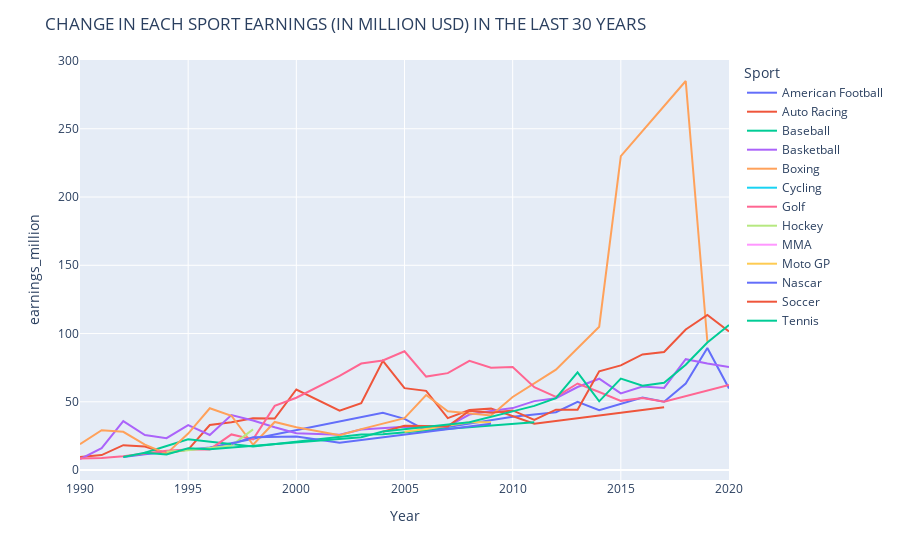

Source (notebook cell):
### Code cell
figi = px.line(agrupado3, x='Year', y='earnings_million', color='Sport')
'''
figi.update_layout(
    legend=dict(
        x=0,
        y=1,
        traceorder="reversed",
        title_font_family="Times New Roman",
        font=dict(
            family="Courier",
            size=12,
            color="black"
        ),
        bgcolor="LightSteelBlue",
        bordercolor="Black",
        borderwidth=2
    )
)
'''
figi.update_layout(title='CHANGE IN EACH SPORT EARNINGS (IN MILLION USD) IN THE LAST 30 YEARS')
figi.show()

### Figure 1 — Plotly figure (JSON) as saved in the notebook; plotly's stock layout.template omitted (floating-point values rounded to 4 significant figures)
{"data": [{"hovertemplate": "Sport=American Football<br>Year=%{x}<br>earnings_million=%{y}<extra></extra>", "legendgroup": "American Football", "line": {"color": "#636efa", "dash": "solid"}, "marker": {"symbol": "circle"}, "mode": "lines", "name": "American Football", "orientation": "v", "showlegend": true, "type": "scatter", "x": [1992, 1993, 1996, 2004, 2005, 2006, 2010, 2012, 2013, 2014, 2016, 2017, 2018, 2019, 2020], "xaxis": "x", "y": [9.5, 11.5, 16.5, 42, 37.5, 29, 39.1, 42.4, 50, 43.8, 53.1, 50, 63.4, 89.4, 59.8], "yaxis": "y"}, {"hovertemplate": "Sport=Auto Racing<br>Year=%{x}<br>earnings_million=%{y}<extra></extra>", "legendgroup": "Auto Racing", "line": {"color": "#EF553B", "dash": "solid"}, "marker": {"symbol": "circle"}, "mode": "lines", "name": "Auto Racing", "orientation": "v", "showlegend": true, "type": "scatter", "x": [1990, 1991, 1992, 1993, 1994, 1995, 1996, 1997, 1998, 1999, 2000, 2002, 2003, 2004, 2005, 2006, 2007, 2008, 2009, 2011, 2017], "xaxis": "x", "y": [9.5, 11, 18.25, 17.25, 12.4, 15, 33, 35, 38, 37.75, 59, 43.5, 49, 80, 60, 58, 38, 44, 45, 34, 46], "yaxis": "y"}, {"hovertemplate": "Sport=Baseball<br>Year=%{x}<br>earnings_million=%{y}<extra></extra>", "legendgroup": "Baseball", "line": {"color": "#00cc96", "dash": "solid"}, "marker": {"symbol": "circle"}, "mode": "lines", "name": "Baseball", "orientation": "v", "showlegend": true, "type": "scatter", "x": [1993, 1995, 1998, 2003, 2004, 2006, 2011], "xaxis": "x", "y": [12.7, 22.5, 17.2, 26, 26.2, 29, 35], "yaxis": "y"}, {"hovertemplate": "Sport=Basketball<br>Year=%{x}<br>earnings_million=%{y}<extra></extra>", "legendgroup": "Basketball", "line": {"color": "#ab63fa", "dash": "solid"}, "marker": {"symbol": "circle"}, "mode": "lines", "name": "Basketball", "orientation": "v", "showlegend": true, "type": "scatter", "x": [1990, 1991, 1992, 1993, 1994, 1995, 1996, 1997, 1998, 1999, 2000, 2002, 2003, 2004, 2005, 2006, 2007, 2008, 2009, 2010, 2011, 2012, 2013, 2014, 2015, 2016, 2017, 2018, 2019, 2020], "xaxis": "x", "y": [8.1, 16, 35.9, 25.6, 23.35, 32.9, 25.7, 40.23, 36.3, 31.33, 27, 25.8, 29.75, 30.68, 31.73, 31, 32, 40.67, 43.33, 45.4, 50.5, 52.65, 60.85, 66.9, 56.17, 61.13, 60.17, 81.2, 78.07, 75.5], "yaxis": "y"}, {"hovertemplate": "Sport=Boxing<br>Year=%{x}<br>earnings_million=%{y}<extra></extra>", "legendgroup": "Boxing", "line": {"color": "#FFA15A", "dash": "solid"}, "marker": {"symbol": "circle"}, "mode": "lines", "name": "Boxing", "orientation": "v", "showlegend": true, "type": "scatter", "x": [1990, 1991, 1992, 1993, 1994, 1995, 1996, 1997, 1998, 1999, 2000, 2002, 2003, 2005, 2006, 2007, 2009, 2010, 2012, 2014, 2015, 2018, 2019], "xaxis": "x", "y": [18.93, 29.18, 28, 18.6, 12.05, 26.73, 45.25, 39.77, 18.5, 35.25, 31.33, 25.5, 30, 38, 55, 43, 40, 53.5, 73.5, 105, 230, 285, 94], "yaxis": "y"}, {"hovertemplate": "Sport=Cycling<br>Year=%{x}<br>earnings_million=%{y}<extra></extra>", "legendgroup": "Cycling", "line": {"color": "#19d3f3", "dash": "solid"}, "marker": {"symbol": "circle"}, "mode": "lines", "name": "Cycling", "orientation": "v", "showlegend": true, "type": "scatter", "x": [2005], "xaxis": "x", "y": [28], "yaxis": "y"}, {"hovertemplate": "Sport=Golf<br>Year=%{x}<br>earnings_million=%{y}<extra></extra>", "legendgroup": "Golf", "line": {"color": "#FF6692", "dash": "solid"}, "marker": {"symbol": "circle"}, "mode": "lines", "name": "Golf", "orientation": "v", "showlegend": true, "type": "scatter", "x": [1990, 1991, 1992, 1994, 1995, 1996, 1997, 1998, 1999, 2000, 2002, 2003, 2004, 2005, 2006, 2007, 2008, 2009, 2010, 2011, 2012, 2013, 2014, 2015, 2016, 2017, 2020], "xaxis": "x", "y": [8.4, 8.9, 10.15, 14.2, 15.1, 15.1, 26.1, 22.45, 47, 53, 69, 78, 80.3, 87, 68.5, 71, 80, 75, 75.5, 60.75, 53.6, 63.4, 57.2, 50.7, 52.85, 50, 62.3], "yaxis": "y"}, {"hovertemplate": "Sport=Hockey<br>Year=%{x}<br>earnings_million=%{y}<extra></extra>", "legendgroup": "Hockey", "line": {"color": "#B6E880", "dash": "solid"}, "marker": {"symbol": "circle"}, "mode": "lines", "name": "Hockey", "orientation": "v", "showlegend": true, "type": "scatter", "x": [1994, 1995, 1997, 1998], "xaxis": "x", "y": [13.5, 14.5, 17.9, 29.8], "yaxis": "y"}, {"hovertemplate": "Sport=MMA<br>Year=%{x}<br>earnings_million=%{y}<extra></extra>", "legendgroup": "MMA", "line": {"color": "#FF97FF", "dash": "solid"}, "marker": {"symbol": "circle"}, "mode": "lines", "name": "MMA", "orientation": "v", "showlegend": true, "type": "scatter", "x": [2018], "xaxis": "x", "y": [99], "yaxis": "y"}, {"hovertemplate": "Sport=Moto GP<br>Year=%{x}<br>earnings_million=%{y}<extra></extra>", "legendgroup": "Moto GP", "line": {"color": "#FECB52", "dash": "solid"}, "marker": {"symbol": "circle"}, "mode": "lines", "name": "Moto GP", "orientation": "v", "showlegend": true, "type": "scatter", "x": [2005, 2006, 2008, 2009], "xaxis": "x", "y": [28, 30, 35, 35], "yaxis": "y"}, {"hovertemplate": "Sport=Nascar<br>Year=%{x}<br>earnings_million=%{y}<extra></extra>", "legendgroup": "Nascar", "line": {"color": "#636efa", "dash": "solid"}, "marker": {"symbol": "circle"}, "mode": "lines", "name": "Nascar", "orientation": "v", "showlegend": true, "type": "scatter", "x": [1997, 1998, 2000, 2002, 2009], "xaxis": "x", "y": [19.1, 24.1, 24.5, 20, 34], "yaxis": "y"}, {"hovertemplate": "Sport=Soccer<br>Year=%{x}<br>earnings_million=%{y}<extra></extra>", "legendgroup": "Soccer", "line": {"color": "#EF553B", "dash": "solid"}, "marker": {"symbol": "circle"}, "mode": "lines", "name": "Soccer", "orientation": "v", "showlegend": true, "type": "scatter", "x": [2004, 2005, 2007, 2008, 2009, 2010, 2011, 2012, 2013, 2014, 2015, 2016, 2017, 2018, 2019, 2020], "xaxis": "x", "y": [28, 32.5, 32, 43.5, 42, 43.7, 36.77, 44.25, 44.17, 72.35, 76.7, 84.7, 86.5, 103, 113.7, 101.5], "yaxis": "y"}, {"hovertemplate": "Sport=Tennis<br>Year=%{x}<br>earnings_million=%{y}<extra></extra>", "legendgroup": "Tennis", "line": {"color": "#00cc96", "dash": "solid"}, "marker": {"symbol": "circle"}, "mode": "lines", "name": "Tennis", "orientation": "v", "showlegend": true, "type": "scatter", "x": [1992, 1993, 1994, 1995, 1996, 2003, 2004, 2008, 2010, 2011, 2012, 2013, 2014, 2015, 2016, 2017, 2018, 2019, 2020], "xaxis": "x", "y": [9.5, 12.6, 11.4, 16, 15.2, 24, 28.2, 35, 43, 47, 52.7, 71.5, 50.35, 67, 61.8, 64, 77.2, 93.4, 106.3], "yaxis": "y"}], "layout": {"legend": {"title": {"text": "Sport"}, "tracegroupgap": 0}, "margin": {"t": 60}, "title": {"text": "CHANGE IN EACH SPORT EARNINGS (IN MILLION USD) IN THE LAST 30 YEARS"}, "xaxis": {"anchor": "y", "domain": [0, 1], "title": {"text": "Year"}}, "yaxis": {"anchor": "x", "domain": [0, 1], "title": {"text": "earnings_million"}}}}
